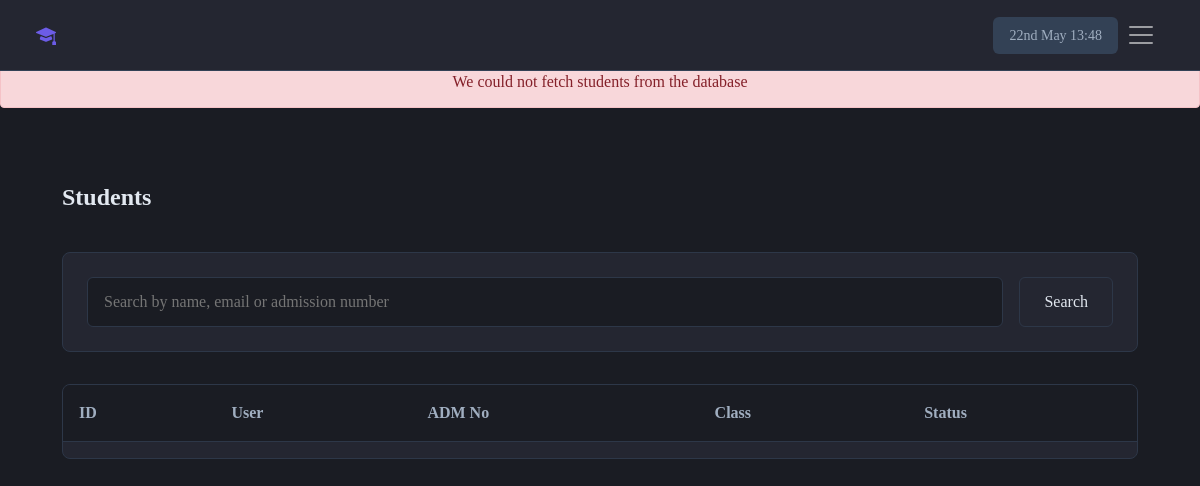
Before: /Supervisor/StudentsView/ (signed in) with the older database file.
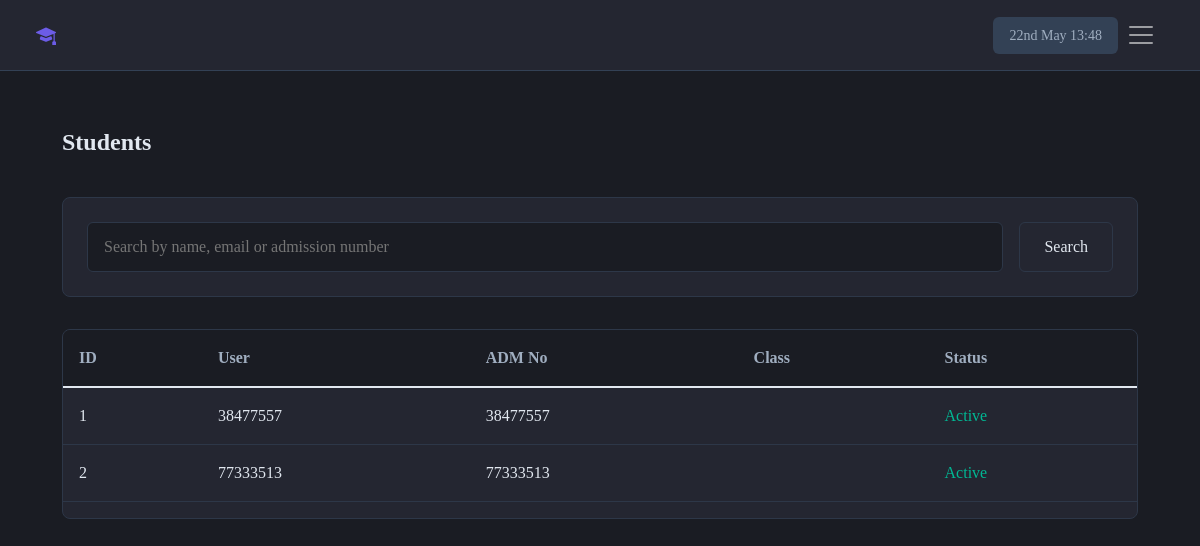
After: the same page with the newer database file.
### Users/models.py (models this page shows, shortened)
class Students(models.Model):
    school = models.ForeignKey(Schools, on_delete=models.CASCADE)
    adm_no = models.CharField(max_length=30, unique=True)
    date = models.DateField(auto_now=True)
    is_active = models.BooleanField(default=True)

class StudentProfile(models.Model):
    user = models.OneToOneField(Students, on_delete=models.CASCADE)
    f_name = models.CharField(max_length=30)
    is_boarder = models.BooleanField(default=False)
    location = models.CharField(max_length=100, blank=True)
    l_name = models.CharField(max_length=30)
    surname = models.CharField(max_length=30, blank=True)
    gender = models.CharField(max_length=10, blank=True)
    def get_names(self):
        first = self.f_name
        last = self.l_name
        surname = self.surname
        if first or last or surname:
            if last:
                last = last[0]
            return first.title() + ' ' + last.title() + '.' + ' ' + surname.title()
        else:
            return self.user.adm_no

### Supervisor/views.py (the view, shortened to what this page needs)
# urls.py: path('StudentsView/', StudentsView.as_view(), name='students-view'),
class StudentsView(LoginRequiredMixin, UserPassesTestMixin, TemplateView):
    template_name = 'Supervisor/students_view.html'
    def get_context_data(self, **kwargs):
        context = super(StudentsView, self).get_context_data(**kwargs)
        user = self.request.user
        context['can_add_fee'] = self.request.user.groups.filter(name='manage_fee').exists()
        try:
            users = Students.objects.filter(academicprofile__current_class__school=user.school).order_by('?')[:15]
            context['users'] = users
            if not users:
                messages.error(self.request, 'We could not fetch students from the database')
        except Exception:
            messages.error(self.request, 'An error occured. Contact @support')
        return context
    def test_func(self):
        return self.request.user.role not in ['Student', 'Guardian']

### Users/models.py (called while the page is built)
    def get_names(self):
        first = self.f_name
        last = self.l_name
        surname = self.surname
        if first or last or surname:
            if last:
                last = last[0]
            return first.title() + ' ' + last.title() + '.' + ' ' + surname.title()
        else:
            return self.user

### Supervisor/templates/Supervisor/students_view.html (shortened to what this page needs)
{% extends 'Supervisor/base.html' %}
{% load custom_filters %}
{% block content %}
<div class="container">
  <div class="page-header">
    <h1 class="page-title">Students</h1>
  </div>
  <div class="search-section">
    <form method="post" class="search-form">
      <input type="text" class="search-input" name="search" placeholder="Search by name, email or admission number">
      <button type="submit" class="btn-outline">Search</button>
    </form>
  </div>
  <div class="table-container">
    <table class="table">
      <thead>
        <tr>
          <th>ID</th>
          <th>User</th>
          <th>ADM No</th>
          <th>Class</th>
          <th>Status</th>
        </tr>
      </thead>
      <tbody>
        {% for user in users %}
          <tr>
            <td>{{ forloop.counter }}</td>
            {% if user.is_active %}
              <td>
                <a href="{% url 'students-profile' user.adm_no %}" class="student-link">
                  {{ user.studentprofile.get_names|title }}
                </a>
              </td>
              <td>{{ user.adm_no }}</td>
              <td>{{ user.academicprofile.current_class.grade }} {{ user.academicprofile.current_class }}</td>
              <td class="status-active">Active</td>
            {% endif %}
          </tr>
        {% endfor %}
      </tbody>
    </table>
  </div>
</div>
{% endblock %}

Changed rows visible on the page:
added Students: studentprofile.get_names "38477557", adm_no "38477557"
added Students: studentprofile.get_names "77333513", adm_no "77333513"
Other visible differences:
list line gone: "We could not fetch students from the database"
